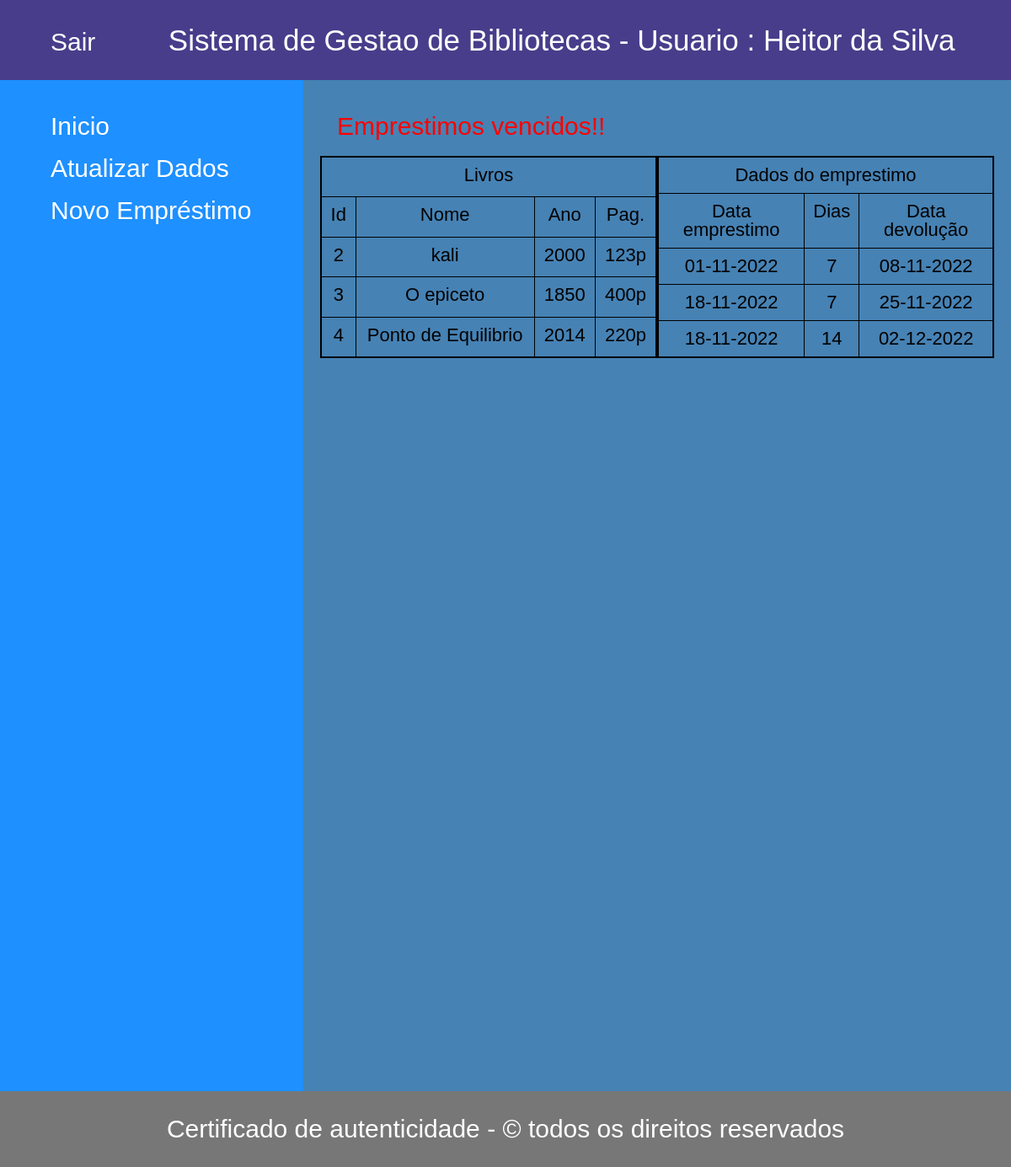
Screenshot of /usuario/usuarioIndexEmprestimos.php (signed in) with the database file from the repository.
### tables this page shows
CREATE TABLE `usuarios` (
  `id_usuario` int(11) NOT NULL,
  `nome` varchar(30) DEFAULT NULL,
  `telefone` varchar(30) DEFAULT NULL,
  `email` varchar(40) DEFAULT NULL,
  `senha` varchar(32) DEFAULT NULL
);

CREATE TABLE `livro` (
  `id_livro` int(11) NOT NULL,
  `nome` varchar(60) DEFAULT NULL,
  `ano` varchar(5) DEFAULT NULL,
  `paginas` int(4) DEFAULT NULL,
  `emprestado` tinyint(1) DEFAULT NULL,
  `id_usuario` int(11) DEFAULT NULL
);

### usuario/Usuario.php (called while the page is built, shortened)
<?php
class Usuario
{
    private $mysql;
    public function __construct(mysqli $mysql)
    {
        $this->mysql = $mysql;
    }
    public function exibirPorId(string $id): array
    {
        $retornaUsuario = $this->mysql->prepare("SELECT * FROM usuarios WHERE id_usuario = ?");
        $retornaUsuario->bind_param('s', $id);
        $retornaUsuario->execute();
        $usuario = $retornaUsuario->get_result()->fetch_assoc();
        return $usuario;
    }
}
?>

### livro/Livro.php (called while the page is built, shortened)
<?php
class Livro
{
    private $mysql;
    public function __construct(mysqli $mysql)
    {
        $this->mysql = $mysql;
    }
    public function livrosEmpAtivosUsuario(string $id)
    {
        $todos = $this->mysql->prepare('SELECT id_livro FROM livro WHERE emprestado = true AND id_usuario = ?');
        $todos->bind_param('s', $id);
        $todos->execute();
        $todosLivrosUsuario = $todos->get_result()->fetch_all(MYSQLI_ASSOC);
        return $todosLivrosUsuario;
    }
    public function contagenLivrosUsuario(string $id)
    {
        $todos = $this->mysql->prepare('SELECT COUNT(id_usuario) FROM livro WHERE emprestado = true AND id_usuario = ?');
        $todos->bind_param('s', $id);
        $todos->execute();
        $todosLivrosUsuario = $todos->get_result()->fetch_all();
        return $todosLivrosUsuario;
    }
    public function exibirLivroPorId(string $id): array
    {
        $retornaLivro = $this->mysql->prepare("SELECT * FROM livro WHERE id_livro = ?");
        $retornaLivro->bind_param('s', $id);
        $retornaLivro->execute();
        $livro = $retornaLivro->get_result()->fetch_assoc();
        return $livro;
    }
}

### emprestimo/retornaLivrosStatus.php (called while the page is built, shortened)
<?php
function retornaLivros($emprestimosFiltrados, $l)
{
    $listLivros = [];
    foreach ($emprestimosFiltrados as $emprestimos)
    {
        $livro = $l->exibirLivroPorId($emprestimos['id_livro']);
        $listLivros[] = $livro;
    }
    return $listLivros;
}
function livrosEmprestimos($idUsuario, $e, $l, EstadoDoEmprestimo $estadoDoEmprestimo)
{
    $livrosEmprestados = [];
    $livrosEmprestados[] = $l->livrosEmpAtivosUsuario($idUsuario);
    $contagemLivros = $l->contagenLivrosUsuario($idUsuario);
    $numeroLivros = $contagemLivros[0][0];
    $emprestimosUsuario = [];
    for ($i = 0; $i < $numeroLivros; $i++)
    {
        $livroid = $livrosEmprestados[0][$i]['id_livro'];
        $emprestimosUsuario [] = $e->retornaEmprestimosAtivos($livroid);
    }
    $emprestimosNoPrazo = [];
    foreach ($emprestimosUsuario as $emprestimo)
    {
        $dataDoEmprestimo = new DateTimeImmutable($emprestimo['data_emprestimo']);
        $dataDevolucao = $dataDoEmprestimo->add(new DateInterval('P'.$emprestimo['dias_emprestimos'].'D'));
        $dataHoje = new DateTimeImmutable();
        if ((EstadoDoEmprestimo::Vecidos == $estadoDoEmprestimo) &&
            ($dataDevolucao < $dataHoje))
        {
            $emprestimosNoPrazo[] = $emprestimo;
        }
    }
    return $emprestimosNoPrazo;
}

### emprestimo/Emprestimo.php (called while the page is built, shortened)
<?php
class Emprestimo
{
    private $mysql;
    public function __construct(mysqli $mysql)
    {
        $this->mysql = $mysql;
    }
    public function retornaEmprestimosAtivos($livroid)
    {
        $emprestimos = $this->mysql->prepare('SELECT * FROM emprestimos WHERE id_livro = ?');
        $emprestimos->bind_param('s', $livroid);
        $emprestimos->execute();
        $emprestimosAtivos = $emprestimos->get_result()->fetch_assoc();
        return $emprestimosAtivos;
    }
}

### usuario/imprimeLivros.php (the view)
<?php
function imprimeLivros($listLivros, $dadosEmprestimos)
{
    if((sizeof($listLivros)) > 0)
    {
        ?>
        <table title="Livro(s)">
            <tr><th colspan="5">Livros</th></tr>
            <tr>
                <th>Id</th>
                <th>Nome</th>
                <th>Ano</th>
                <th>Pag.</th>
            </tr>
            <?php foreach ($listLivros as $livro): ?>
                <tr>
                    <th><?php echo $livro['id_livro'] ?></th>
                    <th><?php echo $livro['nome']; ?></th>
                    <th><?php echo $livro['ano']; ?></th>
                    <th><?php echo $livro['paginas'].'p'; ?></th>
                </tr>
            <?php endforeach; ?>
        </table>
        <table title="Dados emprestimos">
            <tr><th colspan="5">Dados do emprestimo</th></tr>
            <tr>
                <th>Data emprestimo</th>
                <th>Dias</th>
                <th>Data devolução</th>
            </tr>
            <?php foreach ($dadosEmprestimos as $emprestimo): ?>
                <tr>
                    <th><?php echo $emprestimo["dataEmprestimo"]; ?></th>
                    <th><?php echo $emprestimo['diasDeEmprestimo']; ?></th>
                    <th><?php echo $emprestimo['dataDeDevolucao']; ?></th>
                </tr>
            <?php endforeach; ?>
        </table>
        <?php
    }
}

### usuario/usuarioIndexEmprestimos.php (shortened to what this page needs)
<?php
require_once '../livro/Livro.php';
require '../conexaoBanco.php';
require_once '../usuario/Usuario.php';
require_once '../emprestimo/Emprestimo.php';
require_once '../emprestimo/retornaLivrosStatus.php';
require_once 'imprimeLivros.php';
$l = new Livro($mysql);
$u = new Usuario($mysql);
$e = new Emprestimo($mysql);
$usu = $u->exibirPorId($_SESSION['id_usuario']);
$emprestimosEmDiaMaisDeSete = livrosEmprestimos(
        $_SESSION['id_usuario'], $e, $l, EstadoDoEmprestimo::MaisDeSeteDiasEmDia);
$emprestimosVencidos = livrosEmprestimos(
    $_SESSION['id_usuario'], $e, $l, EstadoDoEmprestimo::Vecidos);
$livrosVencidos = retornaLivros($emprestimosVencidos, $l);
$dadosEmprestimoVencido = retornaDetalhesEmprestimos($emprestimosVencidos);
?>
<!DOCTYPE html>
<html lang="pt-br">
    <head>
        <link rel="stylesheet" type="text/css" href="../reset.css">
        <link rel="stylesheet" type="text/css" href="../style.css">
    </head>
    <body>
        <header>
            <div class="title"><h2>Sistema de Gestao de Bibliotecas - Usuario : <?php echo $usu['nome'] ?></h2></div>
            <div class="sair"><a href="sairUsuario.php">Sair</a></div>
        </header>
        <section>
            <nav>
                <ul>
                    <li><a href="usuarioIndexEmprestimos.php">Inicio</a></li>
                    <li><a href="usuarioAtualizarDados.php">Atualizar Dados</a></li>
                    <li><a href="usuarioNovoEmprestimo.php">Novo Empréstimo</a></li>
                </ul>
            </nav>
            <main>
                <?php if((sizeof($livrosVencidos)) > 0) { ?>
                <div class="vencidos"><p>Emprestimos vencidos!!</p></div><?php } ?>
                <section><?php imprimeLivros($livrosVencidos, $dadosEmprestimoVencido); ?></section>
            </main>
        </section>
        <footer>
            <p class=".p_rodape"> Certificado de autenticidade - © todos os direitos reservados </p>
        </footer>
    </body>
</html>

### style.css (style rules this page uses)
* { box-sizing: border-box; }
body { font-family: Arial, Helvetica, sans-serif; }
section { display: -webkit-flex; display: flex; }
header { background-color: darkslateblue; padding: 30px 0px 30px 0px; text-align: center; font-size: 35px; color: white; }
.title { display: inline-block; width: 80%; }
.sair { float: left; display: inline-block; text-align: left; padding-left: 40px; }
nav { float: left; width: 30%; min-height: 1200px; background: DodgerBlue; padding: 20px; margin: 0px auto 0px auto; }
nav ul { list-style-type: none; padding: 0; }
main { float: left; padding: 20px; width: 70%; background-color: steelblue; min-height: 1200px; height: 100%; margin: 0px auto 0px auto; }
section::after { content: ""; display: table; clear: both; }
footer { background-color: #777; padding: 10px; text-align: center; color: white; }
a, li { margin: 20px; font-size: 30px; box-decoration-break: slice; border: 1px black; text-decoration: none; color: white; }
p { font-size: 30px; margin: 20px; }
table { float: left; width: 500px; border-radius: 20px; border: 2px solid black; }
th, tr { font-size: 22px; padding: 10px; border: 1px solid black; }
.vencidos { color: red; }

### rows the page displays
usuarios: nome "Heitor da Silva"
livro: id_livro "2", nome "kali", ano "2000", paginas "123"
livro: id_livro "3", nome "O epiceto", ano "1850", paginas "400"
livro: id_livro "4", nome "Ponto de Equilibrio", ano "2014", paginas "220"

### other values shown
$emprestimo["dataEmprestimo"] "01-11-2022"
$emprestimo['diasDeEmprestimo'] "7"
$emprestimo['dataDeDevolucao'] "08-11-2022"
$emprestimo["dataEmprestimo"] "18-11-2022"
$emprestimo['dataDeDevolucao'] "25-11-2022"
$emprestimo['diasDeEmprestimo'] "14"
$emprestimo['dataDeDevolucao'] "02-12-2022"
